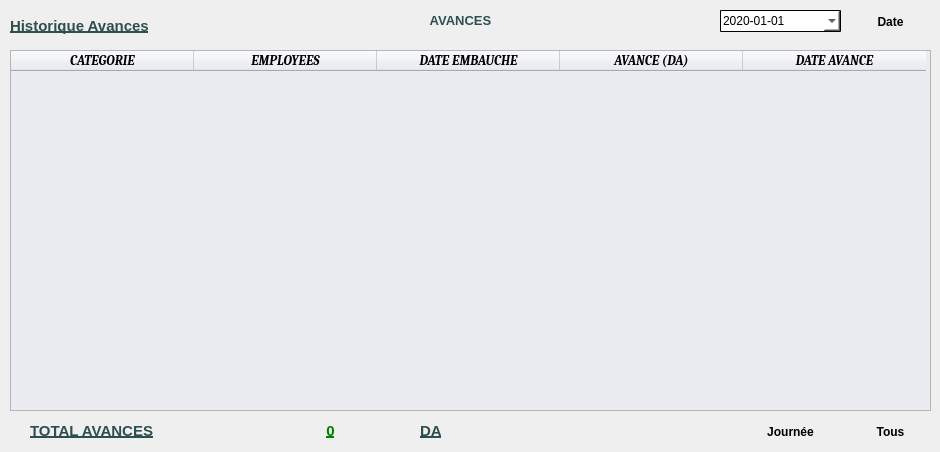
   <widget class="QWidget" name="tab_4">
    <attribute name="title">
     <string>Historique Avances</string>
    </attribute>
    <widget class="QPushButton" name="title_15">
     <property name="geometry">
      <rect>
       <x>420</x>
       <y>420</y>
       <width>41</width>
       <height>21</height>
      </rect>
     </property>
     <property name="font">
      <font>
       <pointsize>11</pointsize>
       <weight>75</weight>
       <bold>true</bold>
       <underline>true</underline>
      </font>
     </property>
     <property name="styleSheet">
      <string notr="true">QPushButton{color:#2f4f4f;border : 0px;text-align:left;}</string>
     </property>
     <property name="text">
      <string>DA</string>
     </property>
    </widget>
    <widget class="QPushButton" name="avanceGlobal">
     <property name="geometry">
      <rect>
       <x>850</x>
       <y>420</y>
       <width>81</width>
       <height>23</height>
      </rect>
     </property>
     <property name="font">
      <font>
       <weight>75</weight>
       <bold>true</bold>
      </font>
     </property>
     <property name="cursor">
      <cursorShape>PointingHandCursor</cursorShape>
     </property>
     <property name="toolTip">
      <string>Afficher Historique Dépots Global</string>
     </property>
     <property name="statusTip">
      <string>Afficher Historique Dépots Global</string>
     </property>
     <property name="styleSheet">
      <string notr="true">QPushButton{  border:0px;}
QPushButton:hover{color:green;}
QPushButton:focus{color:green;}</string>
     </property>
     <property name="text">
      <string>Tous</string>
     </property>
     <property name="icon">
      <iconset>
       <normaloff>../../IMAGES/EditImages/database (1).png</normaloff>../../IMAGES/EditImages/database (1).png</iconset>
     </property>
     <property name="shortcut">
      <string>Return</string>
     </property>
    </widget>
    <widget class="QPushButton" name="avanceDate">
     <property name="geometry">
      <rect>
       <x>320</x>
       <y>10</y>
       <width>281</width>
       <height>21</height>
      </rect>
     </property>
     <property name="font">
      <font>
       <pointsize>10</pointsize>
       <weight>75</weight>
       <bold>true</bold>
       <underline>false</underline>
      </font>
     </property>
     <property name="styleSheet">
      <string notr="true">QPushButton{color:#2f4f4f;border : 0px;text-align:center;}</string>
     </property>
     <property name="text">
      <string>AVANCES</string>
     </property>
    </widget>
    <widget class="QPushButton" name="pushButton_6">
     <property name="geometry">
      <rect>
       <x>10</x>
       <y>10</y>
       <width>221</width>
       <height>31</height>
      </rect>
     </property>
     <property name="font">
      <font>
       <pointsize>11</pointsize>
       <weight>75</weight>
       <bold>true</bold>
       <underline>true</underline>
      </font>
     </property>
     <property name="styleSheet">
      <string notr="true">QPushButton{color:#2f4f4f;border : 0px;text-align:left;}</string>
     </property>
     <property name="text">
      <string>Historique Avances</string>
     </property>
     <property name="icon">
      <iconset>
       <normaloff>../../IMAGES/Icons/worker-loading-boxes.png</normaloff>../../IMAGES/Icons/worker-loading-boxes.png</iconset>
     </property>
    </widget>
    <widget class="QPushButton" name="title_16">
     <property name="geometry">
      <rect>
       <x>30</x>
       <y>420</y>
       <width>211</width>
       <height>21</height>
      </rect>
     </property>
     <property name="font">
      <font>
       <pointsize>11</pointsize>
       <weight>75</weight>
       <bold>true</bold>
       <underline>true</underline>
      </font>
     </property>
     <property name="styleSheet">
      <string notr="true">QPushButton{color:#2f4f4f;border : 0px;text-align:left;}</string>
     </property>
     <property name="text">
      <string>TOTAL AVANCES</string>
     </property>
    </widget>
    <widget class="QPushButton" name="avanceTotal">
     <property name="geometry">
      <rect>
       <x>240</x>
       <y>420</y>
       <width>181</width>
       <height>21</height>
      </rect>
     </property>
     <property name="font">
      <font>
       <pointsize>11</pointsize>
       <weight>75</weight>
       <bold>true</bold>
       <underline>true</underline>
      </font>
     </property>
     <property name="styleSheet">
      <string notr="true">QPushButton{color:green;border : 0px;text-align:center;}</string>
     </property>
     <property name="text">
      <string>0</string>
     </property>
    </widget>
    <widget class="QPushButton" name="avanceDay">
     <property name="geometry">
      <rect>
       <x>750</x>
       <y>420</y>
       <width>81</width>
       <height>23</height>
      </rect>
     </property>
     <property name="font">
      <font>
       <weight>75</weight>
       <bold>true</bold>
      </font>
     </property>
     <property name="cursor">
      <cursorShape>PointingHandCursor</cursorShape>
     </property>
     <property name="toolTip">
      <string>Afficher Historique Dépots Journalier</string>
     </property>
     <property name="statusTip">
      <string>Afficher Historique Dépenses Journalier</string>
     </property>
     <property name="styleSheet">
      <string notr="true">QPushButton{  border:0px;}
QPushButton:hover{color:green;}
QPushButton:focus{color:green;}</string>
     </property>
     <property name="text">
      <string>Journée</string>
     </property>
     <property name="icon">
      <iconset>
       <normaloff>../../IMAGES/EditImages/database (1).png</normaloff>../../IMAGES/EditImages/database (1).png</iconset>
     </property>
     <property name="shortcut">
      <string>Return</string>
     </property>
    </widget>
    <widget class="QTableWidget" name="avanceTableWidget">
     <property name="geometry">
      <rect>
       <x>10</x>
       <y>50</y>
       <width>921</width>
       <height>361</height>
      </rect>
     </property>
     <property name="font">
      <font>
       <family>Arial</family>
       <pointsize>10</pointsize>
       <weight>75</weight>
       <italic>true</italic>
       <bold>true</bold>
      </font>
     </property>
     <property name="styleSheet">
      <string notr="true">background-color: #ebecf1;</string>
     </property>
     <property name="showGrid">
      <bool>false</bool>
     </property>
     <property name="rowCount">
      <number>0</number>
     </property>
     <property name="columnCount">
      <number>5</number>
     </property>
     <attribute name="horizontalHeaderDefaultSectionSize">
      <number>183</number>
     </attribute>
     <column>
      <property name="text">
       <string>CATEGORIE</string>
      </property>
      <property name="font">
       <font>
        <family>Cambria</family>
        <pointsize>10</pointsize>
        <weight>75</weight>
        <bold>true</bold>
       </font>
      </property>
     </column>
     <column>
      <property name="text">
       <string>EMPLOYEES</string>
      </property>
      <property name="font">
       <font>
        <family>Cambria</family>
        <pointsize>10</pointsize>
        <weight>75</weight>
        <bold>true</bold>
       </font>
      </property>
     </column>
     <column>
      <property name="text">
       <string>DATE EMBAUCHE</string>
      </property>
      <property name="font">
       <font>
        <family>Cambria</family>
        <pointsize>10</pointsize>
        <weight>75</weight>
        <bold>true</bold>
       </font>
      </property>
     </column>
     <column>
      <property name="text">
       <string>AVANCE (DA)</string>
      </property>
      <property name="font">
       <font>
        <family>Cambria</family>
        <pointsize>10</pointsize>
        <weight>75</weight>
        <bold>true</bold>
       </font>
      </property>
     </column>
     <column>
      <property name="text">
       <string>DATE AVANCE</string>
      </property>
      <property name="font">
       <font>
        <family>Cambria</family>
        <pointsize>10</pointsize>
        <weight>75</weight>
        <bold>true</bold>
       </font>
      </property>
     </column>
    </widget>
    <widget class="QDateEdit" name="avanceDater">
     <property name="geometry">
      <rect>
       <x>720</x>
       <y>10</y>
       <width>121</width>
       <height>22</height>
      </rect>
     </property>
     <property name="styleSheet">
      <string notr="true">QDateEdit{background-color:white;border : 1px solid; border-radius:1px;}</string>
     </property>
     <property name="dateTime">
      <datetime>
       <hour>0</hour>
       <minute>0</minute>
       <second>0</second>
       <year>2020</year>
       <month>1</month>
       <day>1</day>
      </datetime>
     </property>
     <property name="minimumDateTime">
      <datetime>
       <hour>0</hour>
       <minute>0</minute>
       <second>0</second>
       <year>2019</year>
       <month>12</month>
       <day>1</day>
      </datetime>
     </property>
     <property name="displayFormat">
      <string>yyyy-MM-dd</string>
     </property>
     <property name="calendarPopup">
      <bool>true</bool>
     </property>
    </widget>
    <widget class="QPushButton" name="dateAvance">
     <property name="geometry">
      <rect>
       <x>850</x>
       <y>10</y>
       <width>81</width>
       <height>23</height>
      </rect>
     </property>
     <property name="font">
      <font>
       <weight>75</weight>
       <bold>true</bold>
      </font>
     </property>
     <property name="cursor">
      <cursorShape>PointingHandCursor</cursorShape>
     </property>
     <property name="toolTip">
      <string>Afficher Historique Dépenses Journalier</string>
     </property>
     <property name="statusTip">
      <string>Afficher Historique Dépenses Journalier</string>
     </property>
     <property name="styleSheet">
      <string notr="true">QPushButton{  border:0px;}
QPushButton:hover{color:green;}
QPushButton:focus{color:green;}</string>
     </property>
     <property name="text">
      <string>Date</string>
     </property>
     <property name="icon">
      <iconset>
       <normaloff>../../IMAGES/Icons/calendar.png</normaloff>../../IMAGES/Icons/calendar.png</iconset>
     </property>
     <property name="shortcut">
      <string>Return</string>
     </property>
    </widget>
   </widget>
